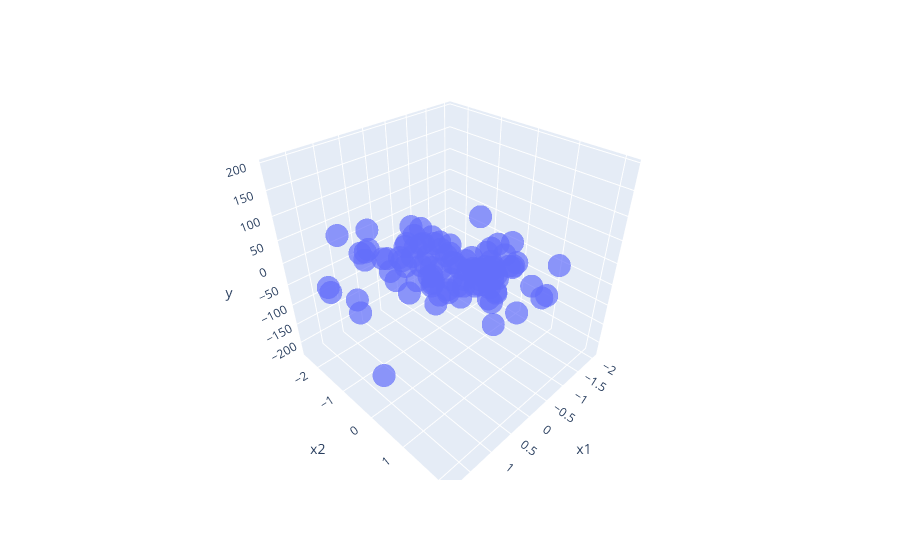

The notebook cell this image was saved under:
### Code cell
# plot the data
fig = px.scatter_3d(df, x='x1', y='x2', z='y', opacity=0.7)
fig.show()
